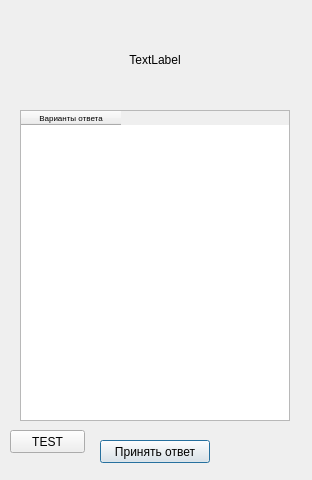
<?xml version="1.0" encoding="UTF-8"?>
<ui version="4.0">
 <class>Dialog</class>
 <widget class="QDialog" name="Dialog">
  <property name="geometry">
   <rect>
    <x>0</x>
    <y>0</y>
    <width>312</width>
    <height>480</height>
   </rect>
  </property>
  <property name="windowTitle">
   <string>Рекомендация</string>
  </property>
  <widget class="QTableWidget" name="tableWidget">
   <property name="geometry">
    <rect>
     <x>20</x>
     <y>110</y>
     <width>270</width>
     <height>311</height>
    </rect>
   </property>
   <property name="font">
    <font>
     <family>Tahoma</family>
     <pointsize>6</pointsize>
    </font>
   </property>
   <property name="columnCount">
    <number>1</number>
   </property>
   <column>
    <property name="text">
     <string>Варианты ответа</string>
    </property>
   </column>
  </widget>
  <widget class="QPushButton" name="pushButton">
   <property name="geometry">
    <rect>
     <x>100</x>
     <y>440</y>
     <width>110</width>
     <height>23</height>
    </rect>
   </property>
   <property name="text">
    <string>Принять ответ</string>
   </property>
  </widget>
  <widget class="QLabel" name="label">
   <property name="geometry">
    <rect>
     <x>20</x>
     <y>30</y>
     <width>270</width>
     <height>60</height>
    </rect>
   </property>
   <property name="text">
    <string>TextLabel</string>
   </property>
   <property name="alignment">
    <set>Qt::AlignCenter</set>
   </property>
  </widget>
  <widget class="QPushButton" name="buttonTest">
   <property name="geometry">
    <rect>
     <x>10</x>
     <y>430</y>
     <width>75</width>
     <height>23</height>
    </rect>
   </property>
   <property name="text">
    <string>TEST</string>
   </property>
  </widget>
 </widget>
 <resources/>
 <connections/>
</ui>
